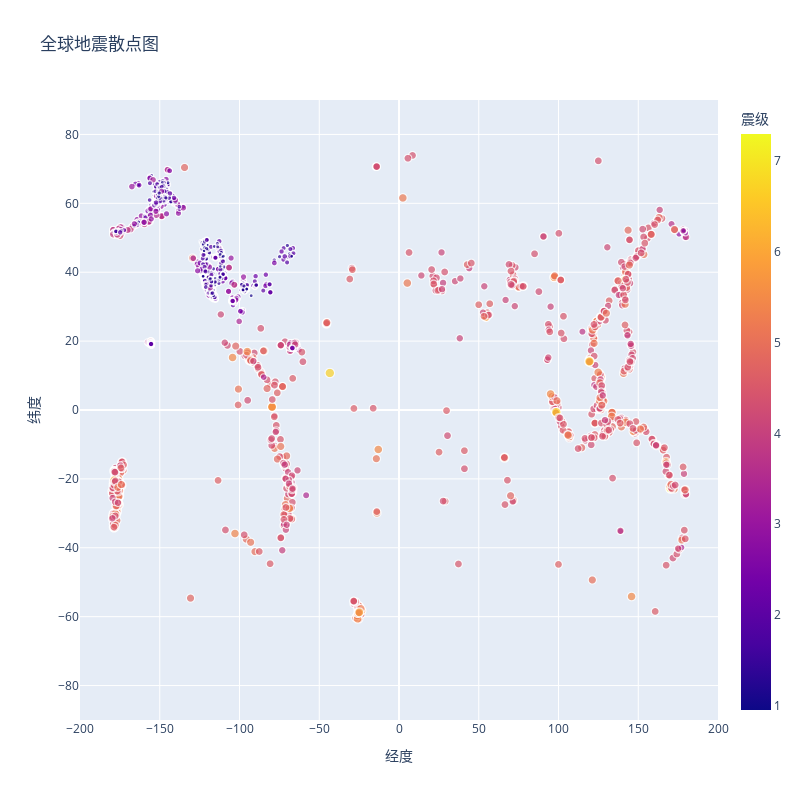

This figure's notebook cell:
### Markdown cell above
# 散点图绘制

### Code cell
from pathlib import Path
import json
path = Path('readable_eq_data.geojson')
contents = path.read_text()
all_eq_data = json.loads(contents)
all_eq_dicts = all_eq_data['features']
mags, titles, lons, lats = [], [], [], []

import pandas as pd
for eq_dict in all_eq_dicts:
 mag = eq_dict['properties']['mag']
 title = eq_dict['properties']['title']
 lon = eq_dict['geometry']['coordinates'][0]
 lat = eq_dict['geometry']['coordinates'][1]
 mags.append(mag)
 titles.append(title)
 lons.append(lon)
 lats.append(lat)
 data = pd.DataFrame(
 data=zip(lons, lats, titles, mags), columns=['经度', 
'纬度', '位置', '震级']
 )
import plotly.express as px
fig = px.scatter(
    data_frame=data,
    x='经度',
    y='纬度',
    labels={'x': '经度', 'y': '纬度'},
    range_x=[-200, 200],
    range_y=[-90, 90],
    width=800,
    height=800,
    size='震级',
    size_max=10,
    color='震级',
    hover_name='位置',
    title='全球地震散点图',
)
fig.write_html('global_earthquakes.html')
fig.show()

### Figure 1 — Plotly figure (JSON) as saved in the notebook; plotly's stock layout.template omitted (floating-point values rounded to 4 significant figures; data arrays with more than 128 entries replaced by an {"elided": "..."} marker saying what was removed)
{"data": [{"hovertemplate": "<b>%{hovertext}</b><br><br>经度=%{x}<br>纬度=%{y}<br>震级=%{marker.color}<extra></extra>", "hovertext": {"elided": "6359 str values"}, "legendgroup": "", "marker": {"color": {"elided": "6359 float values"}, "coloraxis": "coloraxis", "size": {"elided": "6359 float values"}, "sizemode": "area", "sizeref": 0.073, "symbol": "circle"}, "mode": "markers", "name": "", "showlegend": false, "type": "scattergl", "x": {"elided": "6359 float values"}, "xaxis": "x", "y": {"elided": "6359 float values"}, "yaxis": "y"}], "layout": {"coloraxis": {"colorbar": {"title": {"text": "震级"}}, "colorscale": [[0, "#0d0887"], [0.1111, "#46039f"], [0.2222, "#7201a8"], [0.3333, "#9c179e"], [0.4444, "#bd3786"], [0.5556, "#d8576b"], [0.6667, "#ed7953"], [0.7778, "#fb9f3a"], [0.8889, "#fdca26"], [1, "#f0f921"]]}, "height": 800, "legend": {"itemsizing": "constant", "tracegroupgap": 0}, "title": {"text": "全球地震散点图"}, "width": 800, "xaxis": {"anchor": "y", "domain": [0, 1], "range": [-200, 200], "title": {"text": "经度"}}, "yaxis": {"anchor": "x", "domain": [0, 1], "range": [-90, 90], "title": {"text": "纬度"}}}}
